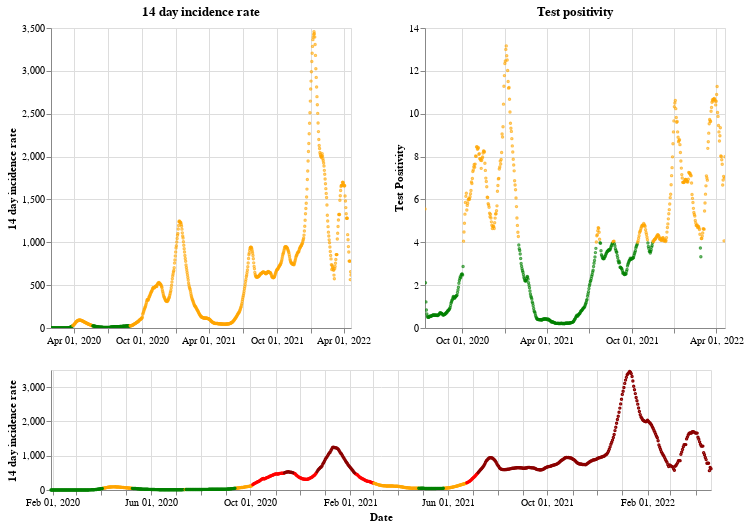

Notebook code cell kept with this figure:
### Markdown cell above
## England

### Code cell
plot_traffic_light('England')

### Figure 1 — Vega-Lite specification as saved in the notebook (floating-point values rounded to 4 significant figures; data arrays with more than 128 entries replaced by an {"elided": "..."} marker saying what was removed)
{"config": {"view": {"continuousWidth": 400, "continuousHeight": 300}}, "vconcat": [{"hconcat": [{"mark": {"type": "point", "size": 2}, "encoding": {"color": {"condition": {"value": "green", "test": "(datum.twoWeeklyCasesRate <= 25)"}, "value": "orange"}, "tooltip": [{"type": "nominal", "field": "areaName"}, {"type": "temporal", "field": "date"}, {"type": "quantitative", "field": "twoWeeklyCasesRate"}, {"type": "quantitative", "field": "testPositivity"}], "x": {"type": "temporal", "axis": {"title": ""}, "field": "date", "scale": {"domain": {"selection": "DateBrush"}}, "timeUnit": "yearmonthdate"}, "y": {"type": "quantitative", "axis": {"title": "14 day incidence rate"}, "field": "twoWeeklyCasesRate"}}, "title": "14 day incidence rate", "width": 300}, {"mark": {"type": "point", "size": 2}, "encoding": {"color": {"condition": {"value": "green", "test": "(datum.testPositivity <= 4)"}, "value": "orange"}, "tooltip": [{"type": "nominal", "field": "areaName"}, {"type": "temporal", "field": "date"}, {"type": "quantitative", "field": "twoWeeklyCasesRate"}, {"type": "quantitative", "field": "testPositivity"}], "x": {"type": "temporal", "axis": {"title": ""}, "field": "date", "scale": {"domain": {"selection": "DateBrush"}}, "timeUnit": "yearmonthdate"}, "y": {"type": "quantitative", "axis": {"title": "Test Positivity"}, "field": "testPositivity"}}, "title": "Test positivity", "width": 300}]}, {"layer": [{"mark": {"type": "point", "size": 2}, "encoding": {"color": {"condition": {"value": "orange", "test": "(((datum.testPositivity < 4) && (datum.twoWeeklyCasesRate >= 50)) && (datum.twoWeeklyCasesRate < 200))"}, "value": "red"}, "opacity": {"condition": {"value": 1, "test": "((datum.twoWeeklyCasesRate >= 50) && (datum.twoWeeklyCasesRate < 500))"}, "value": 0}, "tooltip": [{"type": "nominal", "field": "areaName"}, {"type": "temporal", "field": "date"}, {"type": "quantitative", "field": "twoWeeklyCasesRate"}, {"type": "quantitative", "field": "testPositivity"}], "x": {"type": "temporal", "axis": {"title": "Date"}, "field": "date", "timeUnit": "yearmonthdate"}, "y": {"type": "quantitative", "axis": {"title": "14 day incidence rate"}, "field": "twoWeeklyCasesRate"}}, "selection": {"DateBrush": {"type": "interval", "encodings": ["x"], "fields": ["Time"]}}}, {"mark": {"type": "point", "size": 2}, "encoding": {"color": {"value": "darkred"}, "opacity": {"condition": {"value": 1, "test": "(datum.twoWeeklyCasesRate >= 500)"}, "value": 0}, "tooltip": [{"type": "nominal", "field": "areaName"}, {"type": "temporal", "field": "date"}, {"type": "quantitative", "field": "twoWeeklyCasesRate"}, {"type": "quantitative", "field": "testPositivity"}], "x": {"type": "temporal", "axis": {"title": "Date"}, "field": "date", "timeUnit": "yearmonthdate"}, "y": {"type": "quantitative", "axis": {"title": "14 day incidence rate"}, "field": "twoWeeklyCasesRate"}}}, {"mark": {"type": "point", "size": 2}, "encoding": {"color": {"condition": {"value": "green", "test": "((datum.testPositivity < 4) && (datum.twoWeeklyCasesRate < 50))"}, "value": "orange"}, "opacity": {"condition": {"value": 1, "test": "(datum.twoWeeklyCasesRate < 50)"}, "value": 0}, "tooltip": [{"type": "nominal", "field": "areaName"}, {"type": "temporal", "field": "date"}, {"type": "quantitative", "field": "twoWeeklyCasesRate"}, {"type": "quantitative", "field": "testPositivity"}], "x": {"type": "temporal", "axis": {"title": "Date"}, "field": "date", "timeUnit": "yearmonthdate"}, "y": {"type": "quantitative", "axis": {"title": "14 day incidence rate"}, "field": "twoWeeklyCasesRate"}}}], "height": 120, "width": 660}], "data": {"name": "data-b7b8329f9790f554004ef584ef5e3a06"}, "$schema": "https://vega.github.io/schema/vega-lite/v4.8.1.json", "datasets": {"data-b7b8329f9790f554004ef584ef5e3a06": {"elided": "812 records"}}}
